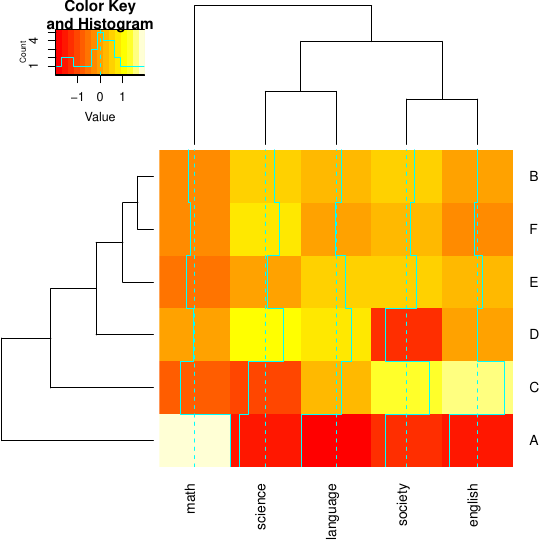

Source code (R):
pdf(file = "13-r-heatmap.pdf", width = 6, height = 5.5)

library(tidyverse)

my_data <- data.frame(
  language  = c(  0,  20,  20,  25,  22,  17),
  english   = c(  0,  20,  40,  20,  24,  18),
  math      = c(100,  20,   5,  30,  17,  25),
  science   = c(  0,  20,   5,  25,  16,  23),
  society   = c(  0,  20,  30,   0,  21,  17),
  row.names = c("A", "B", "C", "D", "E", "F"))

my_data %>% scale %>% # 列ごとの標準化
  gplots::heatmap.2(cexRow = 1, cexCol = 1) # ラベルのサイズを指定して描画する．
